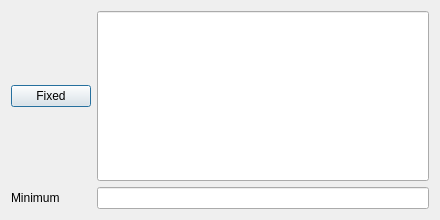
<?xml version="1.0" encoding="UTF-8"?>
<ui version="4.0"><class>Dialog</class><widget class="QDialog" name="Dialog"><property name="geometry"><rect><x>0</x><y>0</y><width>440</width><height>220</height></rect></property><property name="windowTitle"><string>#059 policies/144_fixed_vs_expanding_grid</string></property><layout class="QGridLayout" name="gridLayout"><property name="leftMargin"><number>11</number></property><property name="topMargin"><number>11</number></property><property name="rightMargin"><number>11</number></property><property name="bottomMargin"><number>11</number></property><property name="spacing"><number>6</number></property><item row="0" column="0"><widget class="QPushButton" name="b1"><property name="sizePolicy"><sizepolicy hsizetype="Fixed" vsizetype="Fixed"><horstretch>0</horstretch><verstretch>0</verstretch></sizepolicy></property><property name="text"><string>Fixed</string></property></widget></item><item row="0" column="1"><widget class="QLineEdit" name="e1"><property name="sizePolicy"><sizepolicy hsizetype="Expanding" vsizetype="Expanding"><horstretch>0</horstretch><verstretch>0</verstretch></sizepolicy></property></widget></item><item row="1" column="0"><widget class="QLabel" name="l1"><property name="sizePolicy"><sizepolicy hsizetype="Minimum" vsizetype="Preferred"><horstretch>0</horstretch><verstretch>0</verstretch></sizepolicy></property><property name="text"><string>Minimum</string></property></widget></item><item row="1" column="1"><widget class="QLineEdit" name="e2"><property name="sizePolicy"><sizepolicy hsizetype="Preferred" vsizetype="Preferred"><horstretch>0</horstretch><verstretch>0</verstretch></sizepolicy></property></widget></item></layout></widget></ui>
